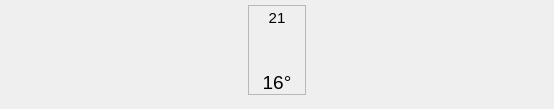
                       <widget class="QWidget" name="hourly_scroll_area_widget">
                        <property name="geometry">
                         <rect>
                          <x>0</x>
                          <y>0</y>
                          <width>554</width>
                          <height>109</height>
                         </rect>
                        </property>
                        <layout class="QHBoxLayout" name="hourly_scroll_area_hlayout">
                         <property name="spacing">
                          <number>2</number>
                         </property>
                         <property name="leftMargin">
                          <number>0</number>
                         </property>
                         <property name="topMargin">
                          <number>0</number>
                         </property>
                         <property name="rightMargin">
                          <number>0</number>
                         </property>
                         <property name="bottomMargin">
                          <number>9</number>
                         </property>
                         <item>
                          <widget class="QFrame" name="hourly_elem_frame">
                           <property name="minimumSize">
                            <size>
                             <width>58</width>
                             <height>90</height>
                            </size>
                           </property>
                           <property name="maximumSize">
                            <size>
                             <width>58</width>
                             <height>90</height>
                            </size>
                           </property>
                           <property name="frameShape">
                            <enum>QFrame::StyledPanel</enum>
                           </property>
                           <property name="frameShadow">
                            <enum>QFrame::Raised</enum>
                           </property>
                           <layout class="QVBoxLayout" name="verticalLayout">
                            <property name="spacing">
                             <number>0</number>
                            </property>
                            <property name="leftMargin">
                             <number>0</number>
                            </property>
                            <property name="topMargin">
                             <number>0</number>
                            </property>
                            <property name="rightMargin">
                             <number>0</number>
                            </property>
                            <property name="bottomMargin">
                             <number>0</number>
                            </property>
                            <item>
                             <widget class="QLabel" name="hourly_time_label">
                              <property name="font">
                               <font>
                                <pointsize>11</pointsize>
                               </font>
                              </property>
                              <property name="text">
                               <string>21</string>
                              </property>
                              <property name="alignment">
                               <set>Qt::AlignCenter</set>
                              </property>
                             </widget>
                            </item>
                            <item alignment="Qt::AlignHCenter">
                             <widget class="QLabel" name="hourly_weather_label">
                              <property name="sizePolicy">
                               <sizepolicy hsizetype="Fixed" vsizetype="Fixed">
                                <horstretch>0</horstretch>
                                <verstretch>0</verstretch>
                               </sizepolicy>
                              </property>
                              <property name="minimumSize">
                               <size>
                                <width>40</width>
                                <height>40</height>
                               </size>
                              </property>
                              <property name="maximumSize">
                               <size>
                                <width>40</width>
                                <height>40</height>
                               </size>
                              </property>
                              <property name="font">
                               <font>
                                <pointsize>11</pointsize>
                               </font>
                              </property>
                              <property name="text">
                               <string/>
                              </property>
                              <property name="pixmap">
                               <pixmap>icons/01n.png</pixmap>
                              </property>
                              <property name="scaledContents">
                               <bool>true</bool>
                              </property>
                              <property name="alignment">
                               <set>Qt::AlignCenter</set>
                              </property>
                             </widget>
                            </item>
                            <item>
                             <widget class="QLabel" name="hourly_temp_label">
                              <property name="font">
                               <font>
                                <pointsize>14</pointsize>
                               </font>
                              </property>
                              <property name="text">
                               <string>16°</string>
                              </property>
                              <property name="alignment">
                               <set>Qt::AlignCenter</set>
                              </property>
                             </widget>
                            </item>
                           </layout>
                          </widget>
                         </item>
                        </layout>
                       </widget>
